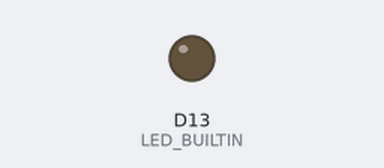
The sketch below on a simulated Arduino Due. Shown: output pins drawn as LEDs (lit = HIGH). Dashed ring = blinking.

Above: at 0.1 s.
At 2.85 s:
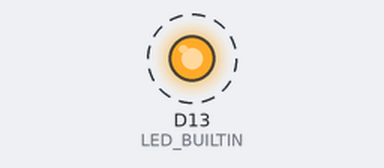
Timing chart, 0 to 3.1 s (numbered marks = the images above):
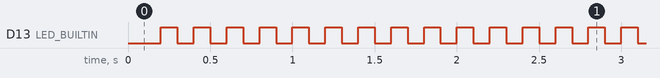

The sketch:

DueTimerTest.ino
```cpp
#include <DueTimer.h>

int alive;


void handler(void) {
  digitalWrite(LED_BUILTIN, alive);
  alive = !alive;
}

void setup() {
  pinMode(LED_BUILTIN, OUTPUT);
  alive = 0;

  Timer3.attachInterrupt(handler).start(100000); // flash every 0.2 sec
}

void loop() {

}
```

Measured:
- by itself, D13 (LED_BUILTIN): alternates HIGH for 0.10 s and LOW for 0.10 s
